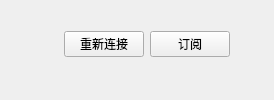
     <widget class="QWidget" name="head" native="true">
      <property name="sizePolicy">
       <sizepolicy hsizetype="Preferred" vsizetype="Fixed">
        <horstretch>0</horstretch>
        <verstretch>0</verstretch>
       </sizepolicy>
      </property>
      <layout class="QGridLayout" name="gridLayout">
       <property name="topMargin">
        <number>0</number>
       </property>
       <item row="0" column="5">
        <spacer name="horizontalSpacer_12">
         <property name="orientation">
          <enum>Qt::Horizontal</enum>
         </property>
         <property name="sizeType">
          <enum>QSizePolicy::Fixed</enum>
         </property>
         <property name="sizeHint" stdset="0">
          <size>
           <width>20</width>
           <height>20</height>
          </size>
         </property>
        </spacer>
       </item>
       <item row="0" column="0">
        <widget class="QLabel" name="availableFund">
         <property name="text">
          <string/>
         </property>
        </widget>
       </item>
       <item row="0" column="3">
        <widget class="QPushButton" name="subscription">
         <property name="cursor">
          <cursorShape>PointingHandCursor</cursorShape>
         </property>
         <property name="text">
          <string>订阅</string>
         </property>
        </widget>
       </item>
       <item row="0" column="1">
        <spacer name="horizontalSpacer">
         <property name="orientation">
          <enum>Qt::Horizontal</enum>
         </property>
         <property name="sizeHint" stdset="0">
          <size>
           <width>40</width>
           <height>20</height>
          </size>
         </property>
        </spacer>
       </item>
       <item row="0" column="6">
        <widget class="QLabel" name="information">
         <property name="text">
          <string/>
         </property>
        </widget>
       </item>
       <item row="0" column="2">
        <widget class="QPushButton" name="reconnectBtn">
         <property name="cursor">
          <cursorShape>PointingHandCursor</cursorShape>
         </property>
         <property name="text">
          <string>重新连接</string>
         </property>
        </widget>
       </item>
      </layout>
     </widget>
